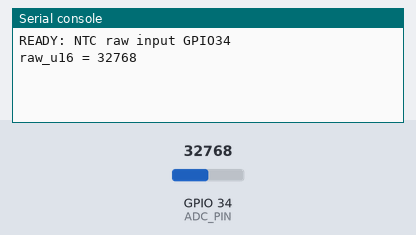
A program run on a simulated ESP32 board running MicroPython. On the bench: the last lines printed to the serial console. Inputs (shaded band) come from the test bench; at power-on: GPIO 34 (ADC_PIN) = 32768 (analog values on the 0–65535 scale).

Above: at 1.2 s.
1.3 s: GPIO 34 (ADC_PIN) set to 0
At 3.0 s:
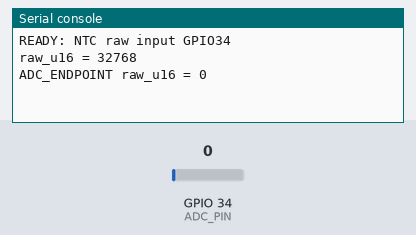
3.7 s: GPIO 34 (ADC_PIN) set to 7864
At 5.3 s:
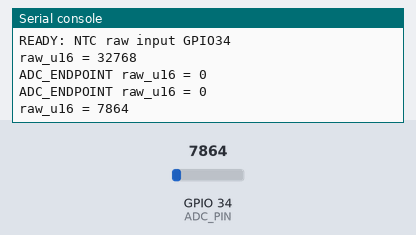

Measured:
- after the input at 1.3 s, the serial console: prints a new line after 0.90 s (image 1)
- after the input at 3.7 s, the serial console: prints a new line after 0.70 s (image 2)

The program:

main.py
```python
from machine import ADC, Pin
from time import sleep_ms

ADC_PIN = 34
SAMPLES = 10
GAP_MS = 10
WAIT_MS = 1000
adc = ADC(Pin(ADC_PIN), atten=ADC.ATTN_11DB)

try:
    print("READY: NTC raw input GPIO34")
    while True:
        sleep_ms(WAIT_MS)
        total = 0
        endpoint = False
        for _ in range(SAMPLES):
            value = adc.read_u16()
            total += value
            if value == 0 or value == 65535:
                endpoint = True
            sleep_ms(GAP_MS)
        raw = total // SAMPLES
        if endpoint:
            print("ADC_ENDPOINT raw_u16 =", raw)
        else:
            print("raw_u16 =", raw)
except KeyboardInterrupt:
    print("STOP")
except OSError as error:
    print("ADC_ERROR:", error)
```
